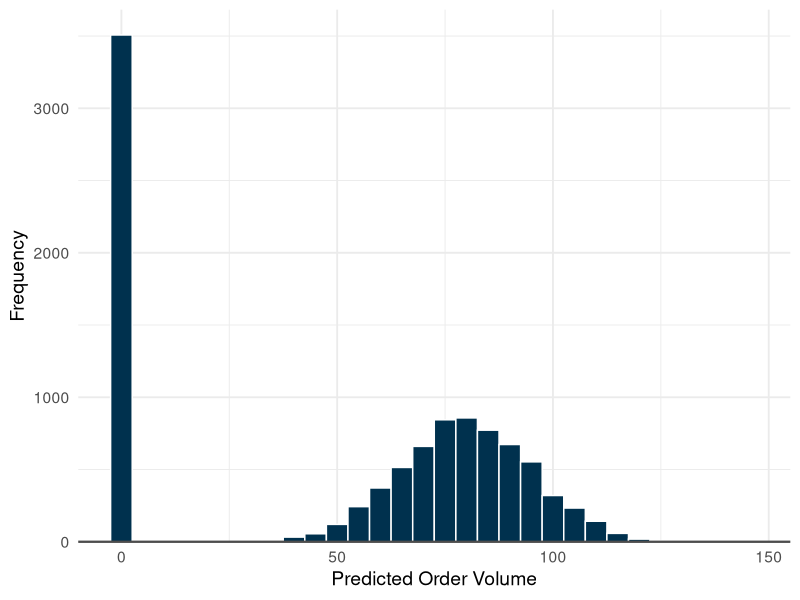
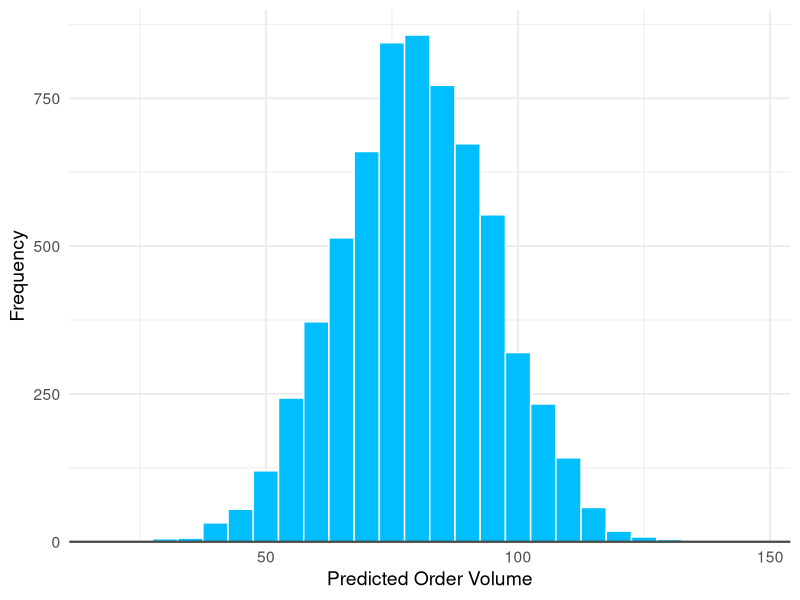
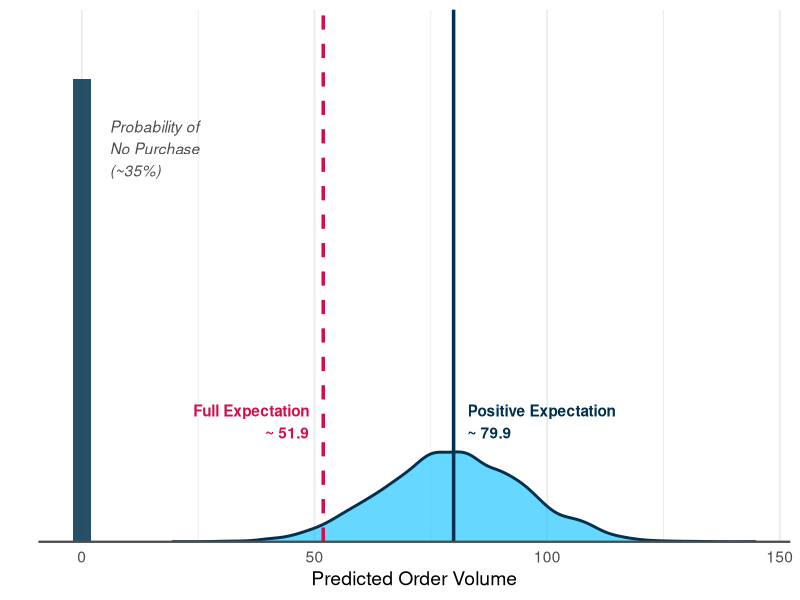
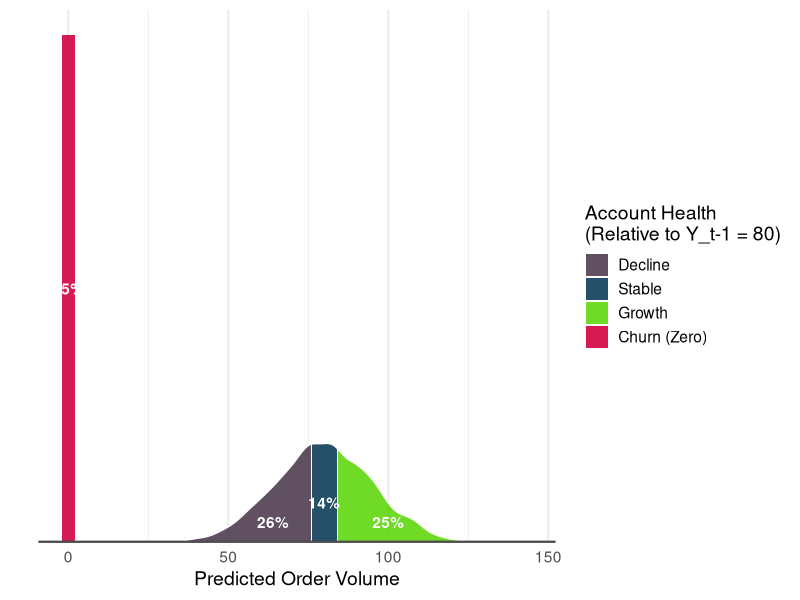
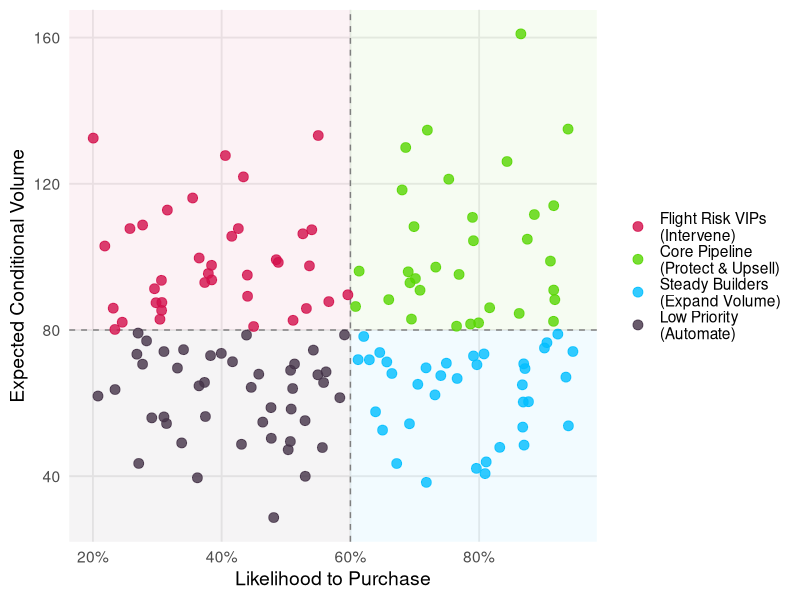

Here is the R script that generated these plots, in order:
## ---- chunk 1
#| label: setup
#| include: false

# Load necessary libraries
library(tidyverse)
library(scales)

# Define the custom color palette
my_colors <- c(
    "Churn (Zero)" = "#D30F4B", # Raspberry
    "Decline"      = "#443247", # Dark Purple
    "Stable"       = "#00314E", # Dark Ocean Blue
    "Growth"       = "#56D500", # Deep Chartreuse
    "Capri"        = "#01BEFF" # Capri (Baseline)
)

# ---------------------------------------------------------
# 1. Data Generation (Individual Customer Prediction Scenario)
# ---------------------------------------------------------
set.seed(42)
n_simulations <- 10000
prob_zero <- 0.35 # ~35% probability of No Purchase

# Generate hurdle (0 or 1)
bought_anything <- rbinom(n_simulations, 1, 1 - prob_zero)

# Generate positive outcomes (normal around 80)
positive_amounts <- rnorm(n_simulations, mean = 80, sd = 15)

# Combine into a single predictive dataset
df <- tibble(
    bought = bought_anything == 1,
    amount = ifelse(bought, positive_amounts, 0)
)

# ---------------------------------------------------------
# 2. Key Metrics & Density Calculations
# ---------------------------------------------------------
p_zero <- mean(df$amount == 0)
p_pos <- 1 - p_zero

exp_total <- mean(df$amount) # E[Y]
exp_positive <- mean(df$amount[df$amount > 0]) # E[Y|Y>0]

# Spike dimensions (Area = p_zero)
spike_width <- 4
spike_height <- p_zero / spike_width

# Positive density (Area = p_pos)
pos_data <- df |>
    filter(amount > 0) |>
    pull(amount)
dens <- density(pos_data, from = min(pos_data), to = max(pos_data))

# Base density dataframe
dens_df <- tibble(
    amount = dens$x,
    density = dens$y * p_pos
)

# Add classification categories directly to the density data
last_year_val <- 80
dens_df <- dens_df |>
    mutate(
        Category = case_when(
            amount < (last_year_val * 0.95) ~ "Decline",
            amount >= (last_year_val * 0.95) & amount <= (last_year_val * 1.05) ~ "Stable",
            amount > (last_year_val * 1.05) ~ "Growth"
        ),
        Category = factor(Category, levels = c("Decline", "Stable", "Growth"))
    )

# Calculate exact proportions for text labels
prop_churn <- p_zero
prop_decline <- mean(df$amount > 0 & df$amount < (last_year_val * 0.95))
prop_stable <- mean(df$amount >= (last_year_val * 0.95) & df$amount <= (last_year_val * 1.05))
prop_growth <- mean(df$amount > (last_year_val * 1.05))
max_dens <- max(dens_df$density)

## ---- chunk 2
#| fig-width: 5
#| fig-height: 4
df |>
    ggplot(aes(x = amount)) +
    geom_histogram(binwidth = 5, fill = my_colors["Stable"], color = "white") +
    scale_y_continuous(expand = expansion(mult = c(0, 0.05))) +
    theme_minimal(base_size = 14) +
    theme(axis.line.x = element_line(color = "gray30", linewidth = 0.8)) +
    labs(x = "Predicted Order Volume", y = "Frequency")

## ---- chunk 3
#| fig-width: 5
#| fig-height: 4
df |>
    filter(amount > 0) |>
    ggplot(aes(x = amount)) +
    geom_histogram(binwidth = 5, fill = my_colors["Capri"], color = "white") +
    scale_y_continuous(expand = expansion(mult = c(0, 0.05))) +
    theme_minimal(base_size = 14) +
    theme(axis.line.x = element_line(color = "gray30", linewidth = 0.8)) +
    labs(x = "Predicted Order Volume", y = "Frequency")

## ---- chunk 4
#| fig-width: 9
#| fig-height: 4.5
ggplot() +
    # The Zero Spike
    geom_col(aes(x = 0, y = spike_height), width = spike_width, fill = my_colors["Stable"], alpha = 0.85) +

    # The Positive Density Ribbon
    geom_ribbon(data = dens_df, aes(x = amount, ymin = 0, ymax = density), fill = my_colors["Capri"], alpha = 0.6) +
    geom_line(data = dens_df, aes(x = amount, y = density), color = my_colors["Stable"], linewidth = 1) +

    # Expectation Lines
    geom_vline(xintercept = exp_total, color = my_colors["Churn (Zero)"], linetype = "dashed", linewidth = 1.2) +
    geom_vline(xintercept = exp_positive, color = my_colors["Stable"], linewidth = 1.2) +

    # Annotations (Expectations)
    annotate("text",
        x = exp_total - 3, y = max_dens * 1.15,
        label = paste("Full Expectation\n~", round(exp_total, 1)),
        color = my_colors["Churn (Zero)"], fontface = "bold", hjust = 1, vjust = 0
    ) +
    annotate("text",
        x = exp_positive + 3, y = max_dens * 1.15,
        label = paste("Positive Expectation\n~", round(exp_positive, 1)),
        color = my_colors["Stable"], fontface = "bold", hjust = 0, vjust = 0
    ) +

    # Annotation (Individual Probability of No Purchase)
    annotate("text",
        x = spike_width + 2, y = spike_height * 0.85,
        label = paste0("Probability of\nNo Purchase\n(~", round(p_zero * 100), "%)"),
        color = "gray30", fontface = "italic", hjust = 0
    ) +

    # Force flush to the bottom, leave 15% padding at the top for labels
    scale_y_continuous(expand = expansion(mult = c(0, 0.15))) +

    # Clean Styling & X-Axis Line
    theme_minimal(base_size = 14) +
    theme(
        axis.text.y = element_blank(),
        axis.ticks.y = element_blank(),
        panel.grid.major.y = element_blank(),
        panel.grid.minor.y = element_blank(),
        axis.line.x = element_line(color = "gray30", linewidth = 0.8)
    ) +
    labs(x = "Predicted Order Volume", y = "")

## ---- chunk 5
#| fig-width: 9
#| fig-height: 4.5
ggplot() +
    # The Zero Spike (CHURN)
    geom_col(aes(x = 0, y = spike_height, fill = "Churn (Zero)"), width = spike_width, alpha = 0.95) +

    # The Positive Density Ribbon (Colored by Growth/Stable/Decline)
    geom_ribbon(data = dens_df, aes(x = amount, ymin = 0, ymax = density, fill = Category), alpha = 0.85) +

    # A thin line to define the curve's upper edge
    geom_line(data = dens_df, aes(x = amount, y = density), color = "white", linewidth = 0.5) +

    # Text Overlays for Proportions
    annotate("text", x = 0, y = spike_height * 0.5, label = percent(prop_churn, 1), color = "white", fontface = "bold") +
    annotate("text", x = last_year_val * 0.8, y = max_dens * 0.2, label = percent(prop_decline, 1), color = "white", fontface = "bold") +
    annotate("text", x = last_year_val, y = max_dens * 0.4, label = percent(prop_stable, 1), color = "white", fontface = "bold") +
    annotate("text", x = last_year_val * 1.25, y = max_dens * 0.2, label = percent(prop_growth, 1), color = "white", fontface = "bold") +

    # Apply the custom color palette
    scale_fill_manual(
        name = "Account Health\n(Relative to Y_t-1 = 80)",
        values = my_colors
    ) +

    # Force the bottom of the plot to sit exactly at y = 0
    scale_y_continuous(expand = expansion(mult = c(0, 0.05))) +

    # Clean Styling & X-Axis Line
    theme_minimal(base_size = 14) +
    theme(
        axis.text.y = element_blank(), axis.ticks.y = element_blank(),
        panel.grid.major.y = element_blank(), panel.grid.minor.y = element_blank(),
        legend.position = "right",
        axis.line.x = element_line(color = "gray30", linewidth = 0.8)
    ) +
    labs(x = "Predicted Order Volume", y = "")

## ---- chunk 6
#| fig-width: 9
#| fig-height: 5

# Generate synthetic territory data (e.g., 150 accounts a rep manages)
set.seed(123)
territory_df <- tibble(
    account_id = 1:150,
    prob_buy = runif(150, 0.2, 0.95), # Probability of purchase (1 - P_zero)
    exp_vol = rnorm(150, mean = 80, sd = 25) # Conditional expected volume
) |>
    # Define the quadrants based on median or business-logic splits
    mutate(
        Action = case_when(
            prob_buy < 0.6 & exp_vol >= 80 ~ "Flight Risk VIPs\n(Intervene)",
            prob_buy >= 0.6 & exp_vol >= 80 ~ "Core Pipeline\n(Protect & Upsell)",
            prob_buy < 0.6 & exp_vol < 80 ~ "Low Priority\n(Automate)",
            prob_buy >= 0.6 & exp_vol < 80 ~ "Steady Builders\n(Expand Volume)"
        ),
        Action = factor(Action, levels = c("Flight Risk VIPs\n(Intervene)", "Core Pipeline\n(Protect & Upsell)", "Steady Builders\n(Expand Volume)", "Low Priority\n(Automate)"))
    )

# Define quadrant colors using your palette
quad_colors <- c(
    "Flight Risk VIPs\n(Intervene)" = my_colors[["Churn (Zero)"]], # Raspberry
    "Core Pipeline\n(Protect & Upsell)" = my_colors[["Growth"]], # Chartreuse
    "Steady Builders\n(Expand Volume)" = my_colors[["Capri"]], # Capri
    "Low Priority\n(Automate)" = my_colors[["Decline"]] # Dark Purple
)

territory_df |>
    ggplot(aes(x = prob_buy, y = exp_vol, color = Action)) +

    # Background quadrant shading (subtle)
    annotate("rect", xmin = -Inf, xmax = 0.6, ymin = 80, ymax = Inf, fill = my_colors[["Churn (Zero)"]], alpha = 0.05) +
    annotate("rect", xmin = 0.6, xmax = Inf, ymin = 80, ymax = Inf, fill = my_colors[["Growth"]], alpha = 0.05) +
    annotate("rect", xmin = -Inf, xmax = 0.6, ymin = -Inf, ymax = 80, fill = my_colors[["Decline"]], alpha = 0.05) +
    annotate("rect", xmin = 0.6, xmax = Inf, ymin = -Inf, ymax = 80, fill = my_colors[["Capri"]], alpha = 0.05) +

    # Quadrant divider lines
    geom_hline(yintercept = 80, linetype = "dashed", color = "gray50") +
    geom_vline(xintercept = 0.6, linetype = "dashed", color = "gray50") +

    # The scatter points
    geom_point(size = 3, alpha = 0.8) +

    # Apply colors
    scale_color_manual(values = quad_colors) +

    # Formatting
    scale_x_continuous(labels = percent) +
    theme_minimal(base_size = 14) +
    theme(
        legend.position = "right",
        legend.title = element_blank(),
        panel.grid.minor = element_blank()
    ) +
    labs(
        x = "Likelihood to Purchase",
        y = "Expected Conditional Volume"
    )
